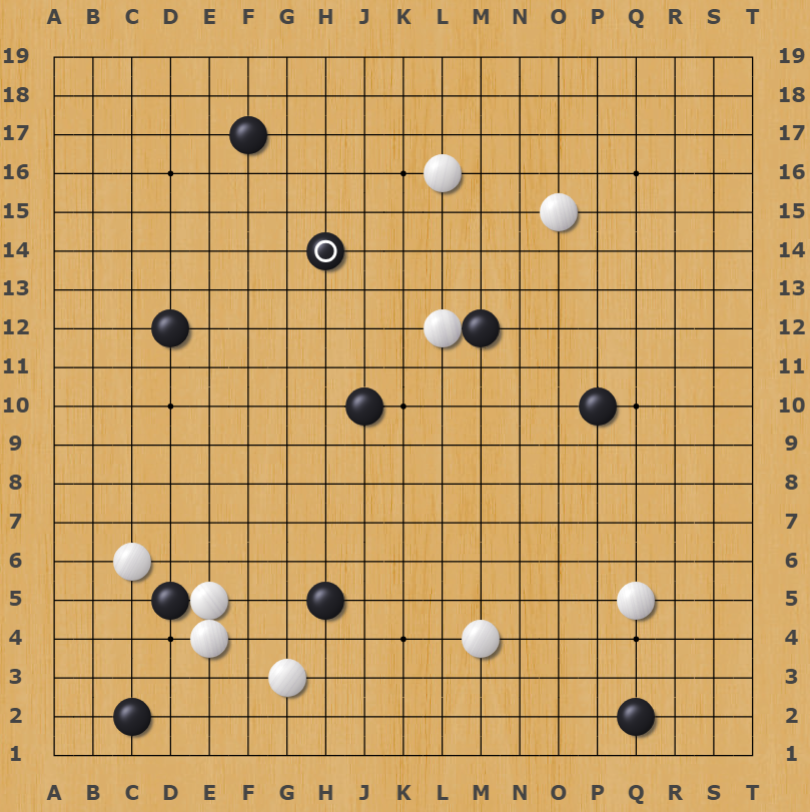
#> input picture traitement image/goban.png, 810 x 812 px
$ python 'test 2.py'
#> lines starting #> are read from the running program, lines starting #| are printed output that depends on the picture; after the words box and inside, x2 and y2 are one past the last pixel; in counts of white or black regions, pixels touching at a corner belong together
import cv2
import numpy as np

def hough_transform(image_path):
    # Lire l'image en niveaux de gris
    image = cv2.imread(image_path)
    image = cv2.resize(image, (800, 800))


    # Appliquer l'algorithme de Canny pour détecter les contours
    edges = cv2.Canny(image, 100, 200, apertureSize=3)  # Ajuster les seuils selon l'image

    # Appliquer la transformée de Hough pour détecter les lignes
    lines = cv2.HoughLines(edges, 1, np.pi/180, 200)

    # Initialiser le compteur d'intersections
    intersection_count = 0
    intersections = []  # Liste pour stocker les coordonnées des intersections

    if lines is not None:
        for rho, theta in lines[:, 0]:
            a = np.cos(theta)
            b = np.sin(theta)
            x0 = a * rho
            y0 = b * rho
            x1 = int(x0 + 1000 * (-b))
            y1 = int(y0 + 1000 * (a))
            x2 = int(x0 - 1000 * (-b))
            y2 = int(y0 - 1000 * (a))
            cv2.line(image, (x1, y1), (x2, y2), (0, 0, 255), 2)

        # Trouver les intersections entre les lignes détectées
        for i in range(len(lines)):
            for j in range(i+1, len(lines)):
                rho1, theta1 = lines[i][0]
                rho2, theta2 = lines[j][0]
                denominator = np.sin(theta1 - theta2)
                if denominator != 0:  # Vérifier que le dénominateur n'est pas égal à zéro
                    A = np.array([
                        [np.cos(theta1), np.sin(theta1)],
                        [np.cos(theta2), np.sin(theta2)]
                    ])
                    b = np.array([[rho1], [rho2]])
                    intersection_point = np.linalg.solve(A, b)
                    if (0 <= intersection_point[0] < image.shape[1]) and (0 <= intersection_point[1] < image.shape[0]):
                        intersections.append((intersection_point[0], intersection_point[1]))  # Ajouter les coordonnées à la liste
                        cv2.circle(image, (int(intersection_point[0]), int(intersection_point[1])), 5, (0, 255, 0), -1)

    intersections_merge = []
    i = 0
    while i < len(intersections):
        x1, y1 = intersections[i]
        x1, y1 =int(x1),int(y1)
        j = i + 1
        while j < len(intersections):
            x2, y2 = intersections[j]
            distance = np.sqrt((x2 - x1) ** 2 + (y2 - y1) ** 2)
            if distance < 20:
                x1 = int((x1 + x2) / 2)
                y1 = int((y1 + y2) / 2)
                del intersections[j]
            else:
                j += 1
        intersections_merge.append((x1, y1))
        i += 1


    # Afficher l'image avec les lignes et les intersections détectées
    for x, y in intersections_merge:
        cv2.circle(image, (int(x), int(y)), 5, (0, 255, 0), -1)
    cv2.imshow("Hough Lines and Intersections", image)
    cv2.waitKey(0)
    cv2.destroyAllWindows()
    #print(sorted(intersections_merge, key=lambda coord: (coord[1], coord[0])))
    #print(len(intersections_merge))
    return intersections_merge

def cercle(image_path):
#> called with image_path = 'goban.png'
    niveau_gris_intersections=[]
    image = cv2.imread(image_path)
#> image is the input picture: shape (812, 810, 3); mean B, G, R 100.9, 163.4, 203.5
    image = cv2.resize(image, (800, 800))
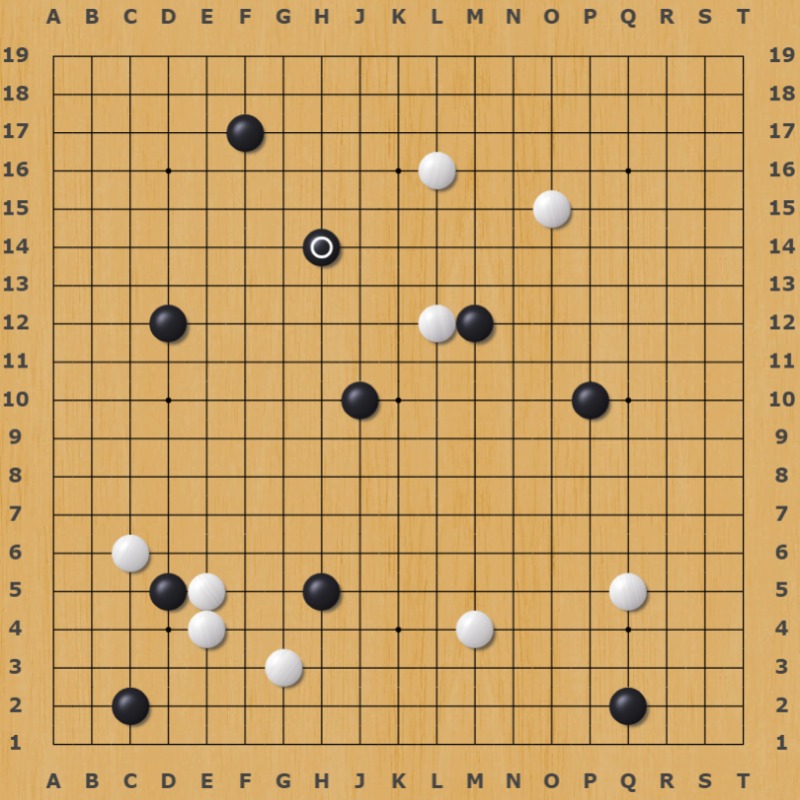
#> image: shape (800, 800, 3); mean B, G, R 100.8, 163.2, 203.4
    intersections_merge=hough_transform(image_path)
#> in hough_transform, `edges = cv2.Canny(image, 100, 200, apertureSize=3)  # Ajuster les seui..`:
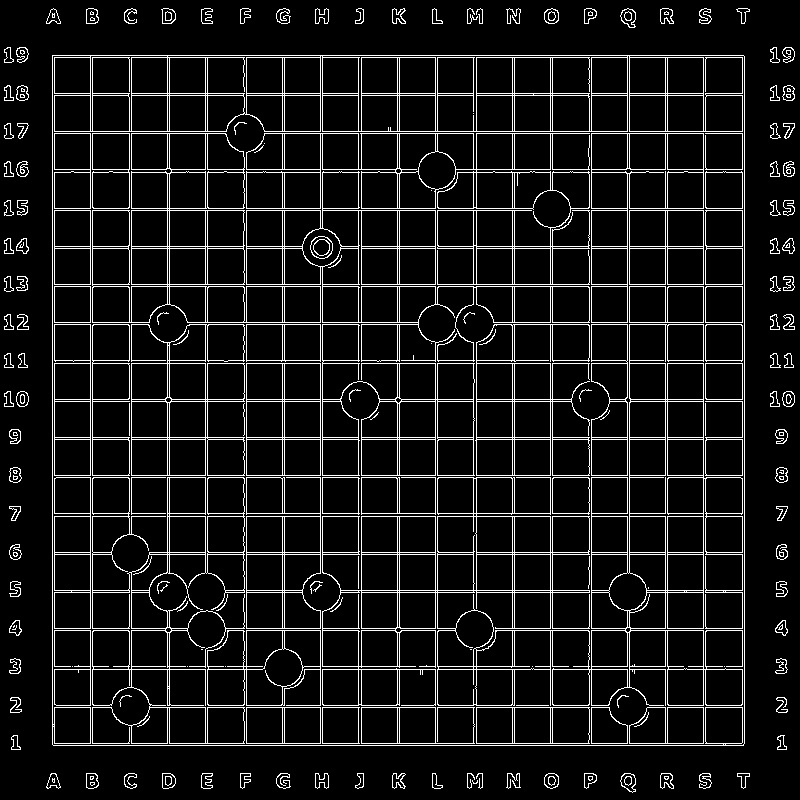
#> edges: shape (800, 800); 8.9% white in thin lines or dots
#> in hough_transform, `lines = cv2.HoughLines(edges, 1, np.pi/180, 200)`: lines = 76 rows, first 8: [52, 0], [55, 1.57], [90, 0], [703, 0], [745, 1.57], [744, 0], [284, 1.57], [57, 1.57]
#> the loop in hough_transform, `for rho, theta in lines[:, 0]:` made 76 passes
#> (rho, theta, a, b, x0, y0, x1, y1) on passes 1 to 12: (52, 0, 1, 0, 52, 0, 52, 1000), (55, 1.57, -4.37e-08, 1, -2.4e-06, 55, -1000, 54), (90, 0, 1, 0, 90, 0, 90, 1000), (703, 0, 1, 0, 703, 0, 703, 1000), (745, 1.57, -4.37e-08, 1, -3.26e-05, 745, -1000, 744), (744, 0, 1, 0, 744, 0, 744, 1000), (284, 1.57, -4.37e-08, 1, -1.24e-05, 284, -1000, 283), (57, 1.57, -4.37e-08, 1, -2.49e-06, 57, -1000, 56), (93, 1.57, -4.37e-08, 1, -4.07e-06, 93, -1000, 92), (95, 1.57, -4.37e-08, 1, -4.15e-06, 95, -1000, 94), (514, 0, 1, 0, 514, 0, 514, 1000), (363, 1.57, -4.37e-08, 1, -1.59e-05, 363, -1000, 362)
#> after the loop in hough_transform, `for rho, theta in lines[:, 0]:`:
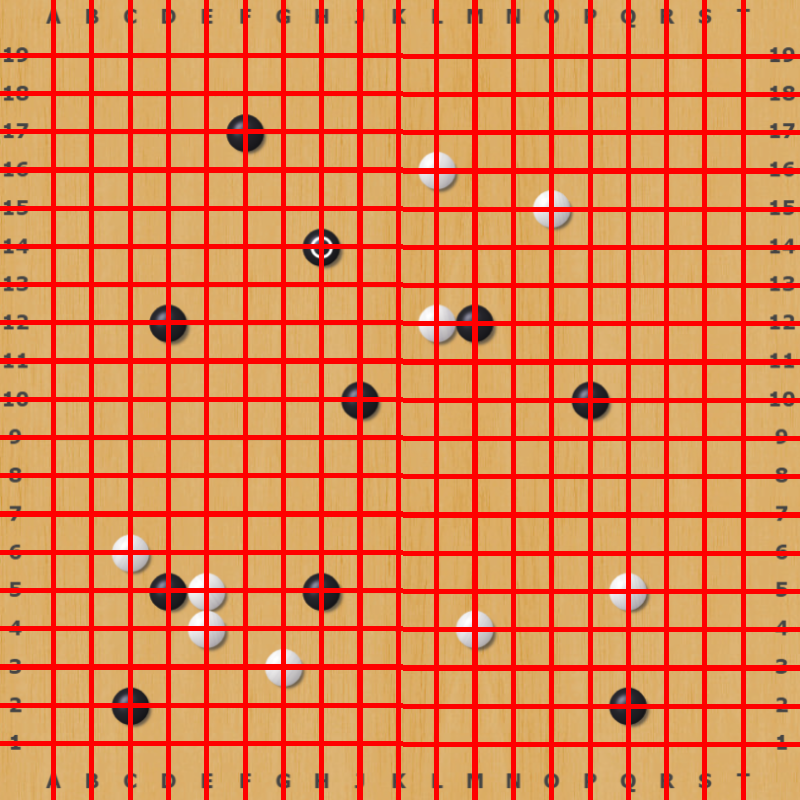
#> image: shape (800, 800, 3); mean B, G, R 81.3, 132.3, 223.6
#> the loop in hough_transform, `for i in range(len(lines)):` made 76 passes
#> after the loop in hough_transform, `for i in range(len(lines)):`:
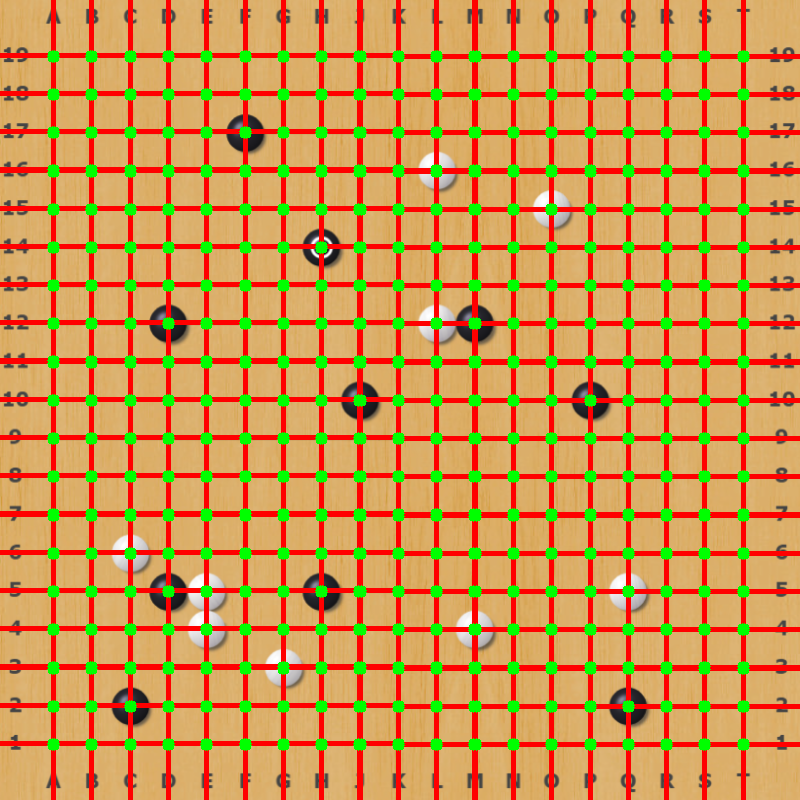
#> image: shape (800, 800, 3); 7.25% of pixels changed, all inside (x1, y1, x2, y2) = (47, 50, 750, 751)
#> after the loop in hough_transform, `for i in range(len(lines)):`: intersections = 1444 items, first 6: ([52], [55]), ([52], [745]), ([52], [284]), ([52], [57]), ([52], [93]), ([52], [95])
#> the loop in hough_transform, `while i < len(intersections):` made 361 passes
#> the loop in hough_transform, `for x, y in intersections_merge:` made 361 passes
#> (x, y) on passes 1 to 3: (53, 56), (53, 743), (53, 285)
#> after the loop in hough_transform, `for x, y in intersections_merge:`: image: shape (800, 800, 3); 0.03% of pixels changed, all inside (x1, y1, x2, y2) = (53, 56, 738, 739)
    for i in range(len(intersections_merge)):
        x, y = intersections_merge[i]
        ordonnée=i//19
        abscisse=i-ordonnée*19
        # Créer un masque circulaire
        masque_cercle = np.zeros_like(image)
        cv2.circle(masque_cercle, (x, y), 10, 255, -1)

        # Appliquer le masque à l'image et calculer la moyenne des valeurs de pixels dans le cercle
        pixels_dans_cercle = cv2.bitwise_and(image, masque_cercle)

        moyenne_pixels_dans_cercle = np.mean(pixels_dans_cercle)
        niveau_gris_intersections.append(moyenne_pixels_dans_cercle)
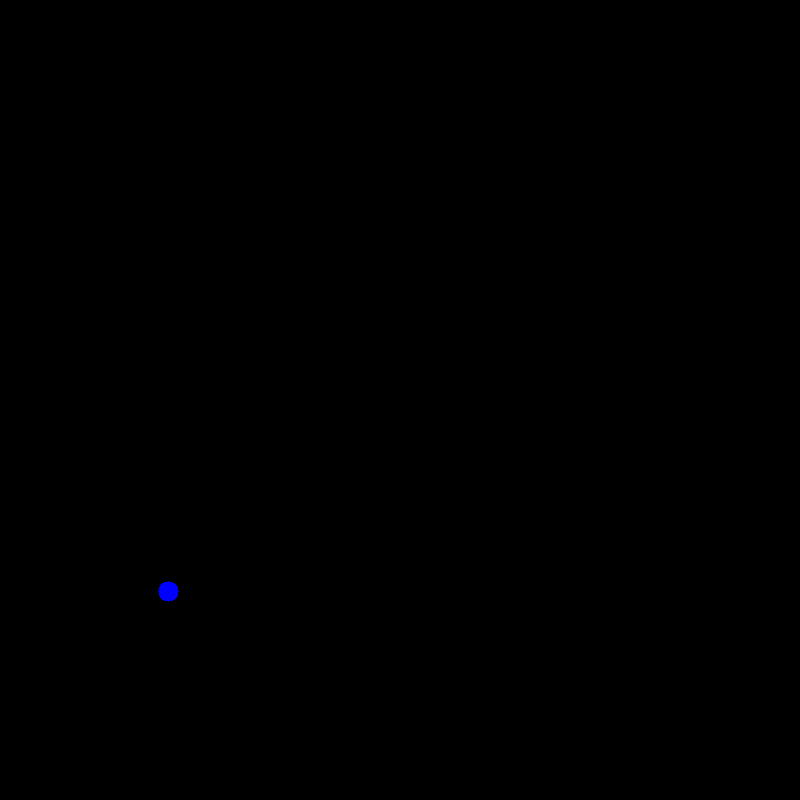
#> masque_cercle: shape (800, 800, 3); mean B, G, R 0.1, 0, 0
    print(niveau_gris_intersections)
#> (printed output is left out)
    return niveau_gris_intersections

def etat_position(niveau_gris_intersections):
    tableau_etat=[]
    i=0
    for moy, x, y in range (len(niveau_gris_intersections)):
        ordonnée=i//19
        abscisse=i-ordonnée*19
        if 0.0145<niveau_gris_intersections[i]<0.015:
            etat="EM"
        elif 0.017<niveau_gris_intersections[i]:
            etat="B"
        else:
            etat="W"
        tableau_etat.append((abscisse,ordonnée,etat))
        i+=1
    print (tableau_etat)
    return tableau_etat


image_path="goban.png"
niveau_gris_intersections = cercle(image_path)
#etat_position(niveau_gris_intersections)
